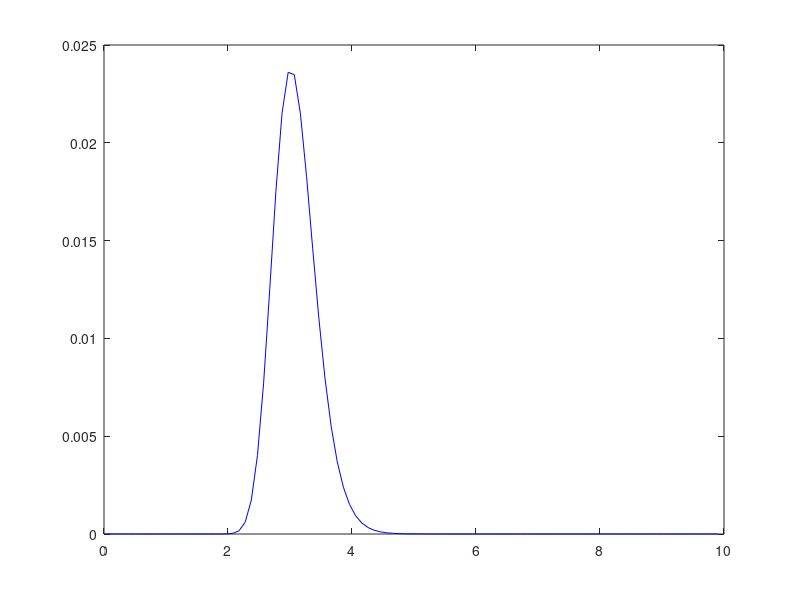

Recreate this plot in MATLAB.

rhoz_vec_SW = [...
0.000000000000000000e+00
0.000000000000000000e+00
0.000000000000000000e+00
0.000000000000000000e+00
0.000000000000000000e+00
0.000000000000000000e+00
0.000000000000000000e+00
0.000000000000000000e+00
0.000000000000000000e+00
0.000000000000000000e+00
0.000000000000000000e+00
0.000000000000000000e+00
0.000000000000000000e+00
0.000000000000000000e+00
0.000000000000000000e+00
0.000000000000000000e+00
0.000000000000000000e+00
1.080155690355555575e-10
3.510437877204445300e-09
5.731711963808294681e-08
5.837085251209325085e-07
4.005473998236980268e-06
1.945560890524747097e-05
7.129301515261867188e-05
2.045712136736819282e-04
4.742289992790297355e-04
9.093880375991708620e-04
1.475209485553775901e-03
2.063872694699262541e-03
2.535451732527631633e-03
2.782444552321922376e-03
2.768691501036963862e-03
2.532455126046813474e-03
2.153467237173777634e-03
1.719461486959999487e-03
1.300644142002313226e-03
9.384202459796907488e-04
6.501909203536454344e-04
4.347880572489108784e-04
2.819446769295355475e-04
1.779112685421328918e-04
1.096253797050477264e-04
6.621665727519973892e-05
3.922386449247580145e-05
2.286782737987339445e-05
1.315325847709500910e-05
7.468963561701839893e-06
4.187899680246983654e-06
2.320685206465473812e-06
1.290690091570578266e-06
7.073350959064331719e-07
3.847114399540815938e-07
2.084309736207133969e-07
1.152085550393184587e-07
6.484282789502374439e-08
3.615616064560740829e-08
2.120605044775258515e-08
1.261300631121777071e-08
8.191961462764442362e-09
5.626874359237036740e-09
4.054816178220740506e-09
3.091506051322963090e-09
2.400595497847407600e-09
1.861244808788148141e-09
1.586481544447407412e-09
1.278184089038518391e-09
9.782020650874075443e-10
8.024352112014814272e-10
8.228285398399999542e-10
5.541949016325924544e-10
4.688027201392592609e-10
4.162791834577777609e-10
2.733289108059259276e-10
2.453733386444443721e-10
2.622306779318518197e-10
2.337492629762962494e-10
1.687209070666666475e-10
1.372241395762963034e-10
1.000316096577777785e-10
6.362697613185184332e-11
8.550325055407407729e-11
3.039996017777777604e-11
4.970342294814814815e-12
0.000000000000000000e+00
0.000000000000000000e+00
0.000000000000000000e+00
0.000000000000000000e+00
0.000000000000000000e+00
0.000000000000000000e+00
0.000000000000000000e+00
0.000000000000000000e+00
0.000000000000000000e+00
0.000000000000000000e+00
0.000000000000000000e+00
0.000000000000000000e+00
0.000000000000000000e+00
0.000000000000000000e+00
0.000000000000000000e+00
0.000000000000000000e+00
0.000000000000000000e+00
0.000000000000000000e+00];

z_vec_SW = [0 : length(rhoz_vec_SW)-1]*9.900990e-02;

figure(1); plot(z_vec_SW,rhoz_vec_SW*0.0236/max(rhoz_vec_SW),'b')
